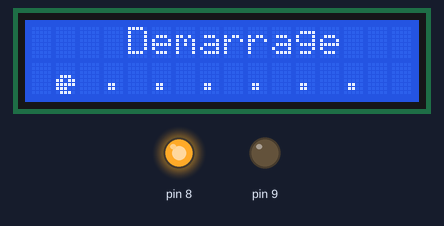
Bench run of a sketch on a simulated Arduino Uno, built with avr-gcc and run on an emulated ATmega328P. Parts: 16×2 character LCD, output pins drawn as LEDs (lit = HIGH).

Above: at 0.1 s.
At 2.5 s:
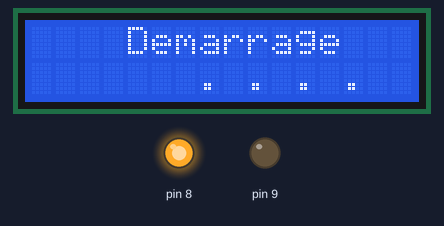
At 5.0 s:
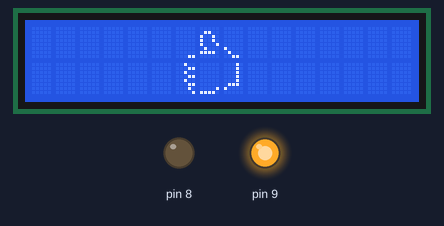
At 6.0 s:
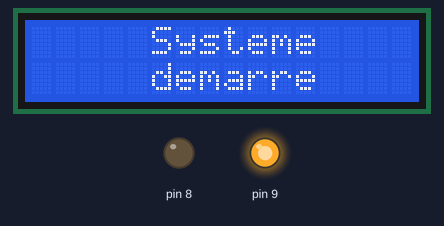
Timing chart, 0 to 7.5 s (numbered marks = the images above):
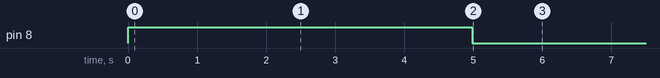

The sketch:

pacman.ino
```cpp
/* Programme original fait par Baptiste Paqueriaud
Trouvé sur TinkerCad projet : Demarrage
*/
#include <LiquidCrystal.h>

const int tps = 150;

LiquidCrystal lcd(12, 11, 5, 4, 3, 2);

byte pacman[] = {
  B00000,
  B00000,
  B00000,
  B01110,
  B11011,
  B11111,
  B11100,
  B01110
};

byte ball[] = {
  B00000,
  B00000,
  B00000,
  B00000,
  B00000,
  B01100,
  B01100,
  B00000
};

byte clear[] = {
  B00000,
  B00000,
  B00000,
  B00000,
  B00000,
  B00000,
  B00000,
  B00000
};


void setup() {

  pinMode(8, OUTPUT);
  pinMode(9, OUTPUT);

  digitalWrite(8, HIGH);

  lcd.createChar(1, pacman);
  lcd.createChar(2, ball);
  lcd.createChar(3, clear);

  lcd.begin(16, 2);
  lcd.setCursor(4,0);
  lcd.print("Demarrage");
  lcd.setCursor(1,1);
  lcd.write((byte)1);
  lcd.setCursor(3,1);
  lcd.write((byte)2);
  lcd.setCursor(5,1);
  lcd.write((byte)2);
  lcd.setCursor(7,1);
  lcd.write((byte)2);
  lcd.setCursor(9,1);
  lcd.write((byte)2);
  lcd.setCursor(11,1);
  lcd.write((byte)2);
  lcd.setCursor(13,1);
  lcd.write((byte)2);

  delay(1000);


  for(int i = 1; i < 14; i++)
  {
    lcd.setCursor(i,1);
  	lcd.write((byte)1);
  	delay(tps);
  	lcd.setCursor(i,1);
  	lcd.write((byte)3);
  	delay(tps);
  }


  lcd.clear();

  thumbsup();

  digitalWrite(8, LOW);
  digitalWrite(9, HIGH);

  delay(1000);

  serrureop();

}

void loop() {


}

void thumbsup() {
 byte thumb1[8] = {B00100,B00011,B00100,B00011,B00100,B00011,B00010,B00001};
 byte thumb2[8] = {B00000,B00000,B00000,B00000,B00000,B00000,B00000,B00011};
 byte thumb3[8] = {B00000,B00000,B00000,B00000,B00000,B00000,B00001,B11110};
 byte thumb4[8] = {B00000,B01100,B10010,B10010,B10001,B01000,B11110,B00000};
 byte thumb5[8] = {B00010,B00010,B00010,B00010,B00010,B01110,B10000,B00000};
 byte thumb6[8] = {B00000,B00000,B00000,B00000,B00000,B10000,B01000,B00110};
 lcd.createChar(4, thumb1);
 lcd.createChar(5, thumb2);
 lcd.createChar(6, thumb3);
 lcd.createChar(7, thumb4);
 lcd.createChar(8, thumb5);
 lcd.createChar(9, thumb6);
 lcd.setCursor(6,1);
 lcd.write((byte)4);
 lcd.setCursor(6,0);
 lcd.write((byte)5);
 lcd.setCursor(7,1);
 lcd.write((byte)6);
 lcd.setCursor(7,0);
 lcd.write((byte)7);
 lcd.setCursor(8,1);
 lcd.write((byte)8);
 lcd.setCursor(8,0);
 lcd.write((byte)9);
}

void serrureop() {

  lcd.home();

  lcd.setCursor(5,0);
  lcd.print("Systeme");
  lcd.setCursor(5,1);
  lcd.print("demarre");
}
```

Measured:
- what the display in image 2 shows lasts 1.0 s, from 5.0 s to 6.0 s
